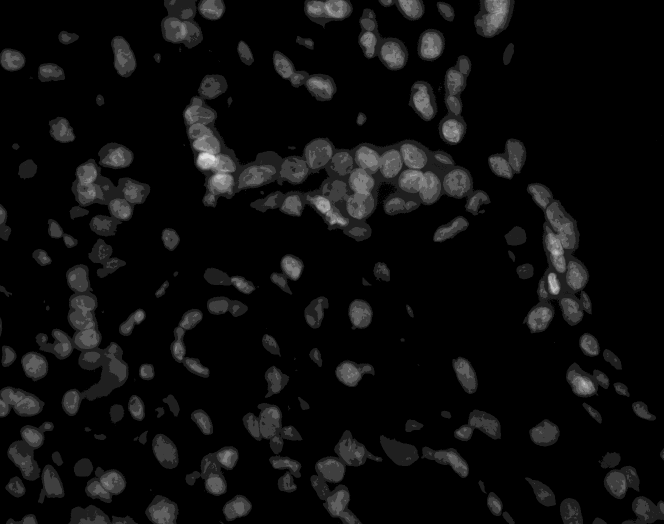
#> input picture sampleImages/A02_Bottom Slide_R_p01_0_A01f00d0.TIF, 1328 x 1048 px, found by its file name (shown at 1/2 size)
$ jupyter execute watershed_wo_localmaxima.ipynb   (shell and % lines are left out)
#> lines starting #> are read from the running program, lines starting #| are printed output that depends on the picture; after the words box and inside, x2 and y2 are one past the last pixel; in counts of white or black regions, pixels touching at a corner belong together
[cell 1]
import cv2 as cv
import numpy as np
import matplotlib as mpl

import matplotlib.pyplot as plt
import matplotlib.colors as cl

from scipy import ndimage
from skimage import measure, color, io
from skimage.segmentation import clear_border

[cell 2]
img = cv.imread('D:/A02.2020-08-27-20-07-49/A02_Bottom Slide_R_p01_0_A01f00d0.TIF', cv.IMREAD_ANYDEPTH)
#> img is the input picture: shape (1048, 1328) uint16; min 97, max 2052, mean 254.1
img = (img/4095)*255
img = np.uint8(img)

ret1, thresh = cv.threshold(img, 0, 255, cv.THRESH_BINARY+cv.THRESH_OTSU)
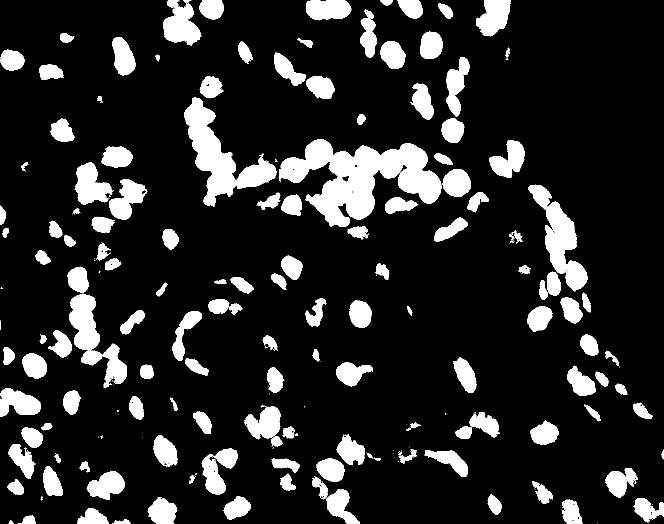
#> thresh: shape (1048, 1328) (shown at 1/2 size); 15.5% white; 247 white regions (104 under 20 px), largest, box (x1, y1, x2, y2) and area: (557, 278, 883, 454) 27366, (368, 195, 553, 413) 13626, (1056, 369, 1175, 583) 9004
#> ret1 = 26

kernel = np.ones((3,3),np.uint8)
# opening = cv.morphologyEx(thresh,cv.MORPH_OPEN,kernel, iterations = 1)
opening = thresh
opening = clear_border(opening) #Remove edge touching grains

sure_bg = cv.dilate(opening,kernel,iterations=10)
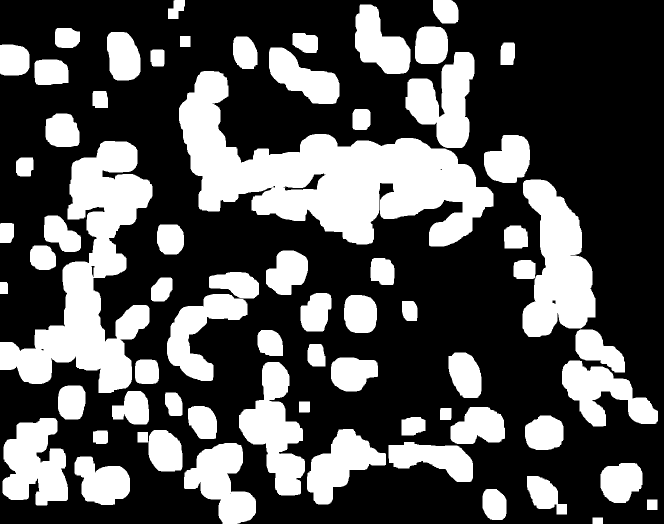
#> sure_bg: shape (1048, 1328) (shown at 1/2 size); 32.7% white; 67 white regions, largest, box (x1, y1, x2, y2) and area: (358, 142, 987, 493) 92919, (0, 282, 305, 786) 59606, (1045, 359, 1191, 674) 28639

[cell 3]
opening = opening.astype('uint8')

# opening = cv.dilate(opening,kernel,iterations=5)
dist = cv.distanceTransform(opening, distanceType=cv.DIST_L2, maskSize=0)

[cell 4]
# [10 lines of commented-out code are left out]

[cell 5]
# ret2, sure_fg = cv.threshold(dist,23,255,0)
dist2 = dist;
ret2, sure_fg = cv.threshold(dist2,3,255,0)
#> sure_fg: shape (1048, 1328) float32; 9.6% white; 138 white regions (24 under 20 px), largest, box (x1, y1, x2, y2) and area: (560, 281, 880, 451) 22910, (371, 198, 550, 409) 11139, (1093, 406, 1172, 579) 6116
sure_fg = np.uint8(sure_fg)

# [4 lines of commented-out code are left out]


sure_bg = np.uint8(sure_bg)

ret3, markers = cv.connectedComponents(sure_fg)
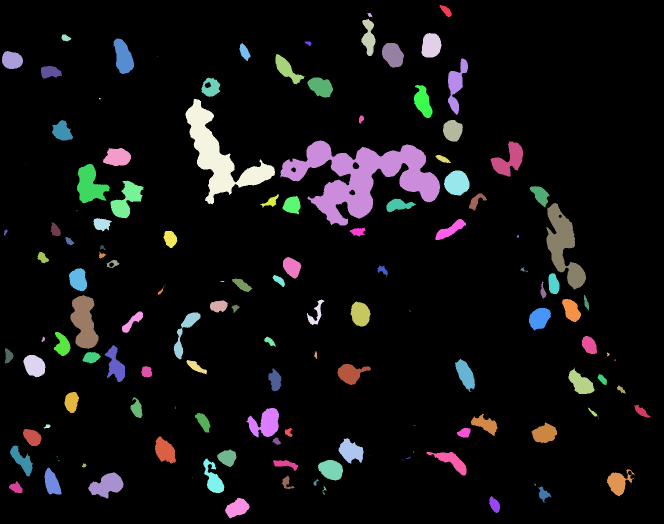
#> markers: shape (1048, 1328) int32 (shown at 1/2 size); 139 distinct labels, from 0 to 138; one colour per label, 0 black
#> ret3 = 139

markers = markers+10
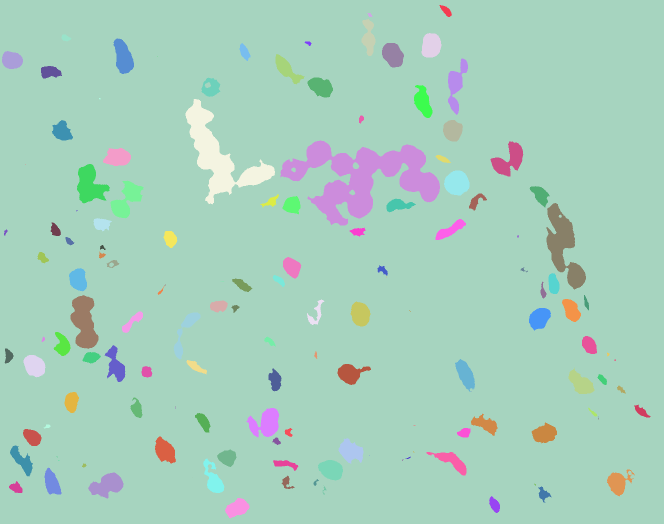
#> markers: shape (1048, 1328) int32 (shown at 1/2 size); 139 distinct labels, from 10 to 148; one colour per label, 0 black

unknown = cv.subtract(sure_bg,sure_fg)
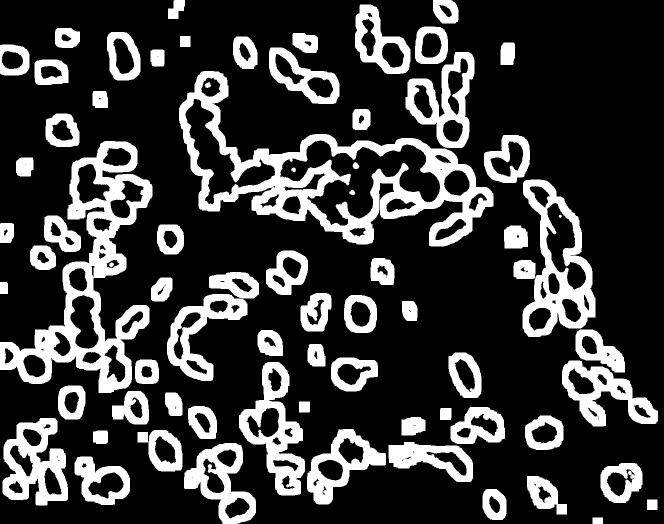
#> unknown: shape (1048, 1328) (shown at 1/2 size); 23% white; 73 white regions, largest, box (x1, y1, x2, y2) and area: (358, 142, 987, 493) 51183, (0, 282, 305, 786) 40747, (1045, 359, 1191, 674) 17944
markers[unknown==255] = 0
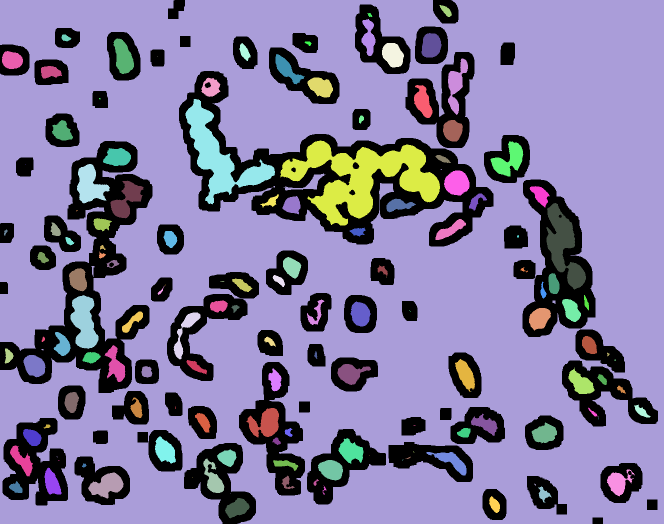
#> markers: shape (1048, 1328) int32 (shown at 1/2 size); 140 distinct labels, from 0 to 148; one colour per label, 0 black

[cell 6]
imgRGB = img
# imgRGB = (imgRGB/4095)*255
# imgRGB = np.uint8(imgRGB)
# imgRGB = np.clip(imgRGB, 0, 255)

imgRGB = cv.cvtColor(imgRGB,cv.COLOR_GRAY2BGR)
# [7 lines of commented-out code are left out]

[cell 7]
# markers = np.int32(markers)

[cell 8]
markers = cv.watershed(imgRGB,markers)
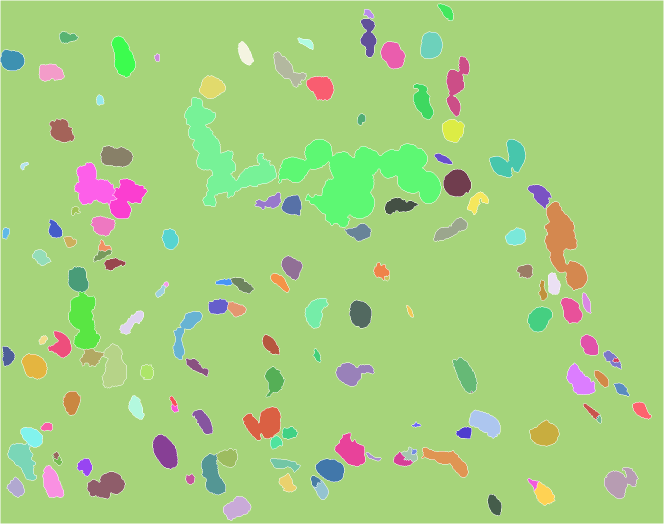
#> markers: shape (1048, 1328) int32 (shown at 1/2 size); 140 distinct labels, from -1 to 148; one colour per label, 0 black, -1 white
imgRGB[markers == -1] = [0,255,255]
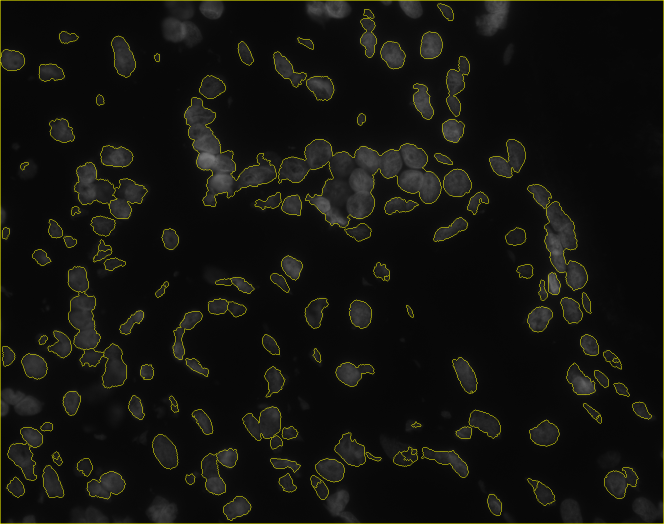
#> imgRGB: shape (1048, 1328, 3) (shown at 1/2 size); mean B, G, R 14.9, 19.2, 19.2

img2 = color.label2rgb(markers, bg_label=0)
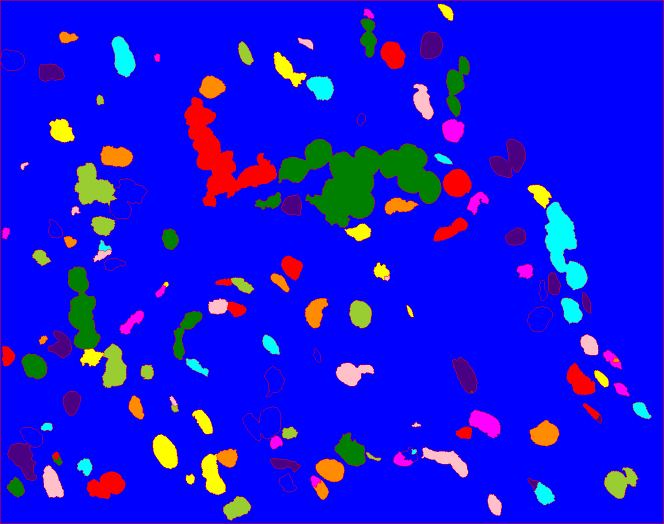
#> img2: shape (1048, 1328, 3) float64 (shown at 1/2 size); mean R, G, B 0.0852, 0.0643, 0.889

[cell 9]
#im = plt.imshow(img, cmap='gray', vmin = 300, vmax = 700)
# plt.colorbar(im)

fig=plt.figure()
fig.add_subplot(2,2,1)
plt.imshow(img, cmap = 'gray')


fig.add_subplot(2,2,2)
plt.imshow(cv.cvtColor(imgRGB,cv.COLOR_BGR2RGB))
# plt.imshow(imgRGB, cmap = 'gray')

fig.add_subplot(2,2,3)
plt.imshow(dist)

fig.add_subplot(2,2,4)
plt.imshow(dist2)
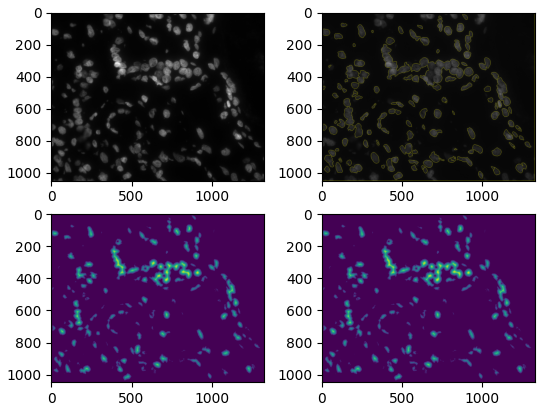
#> figure drawn by matplotlib, 4 panels

[cell 10]
img2.shape
#> Out = (1048, 1328, 3)

$ run again, with sampleImages/A02_Bottom Slide_R_p01_0_A01f00d1.TIF copied over sampleImages/A02_Bottom Slide_R_p01_0_A01f00d0.TIF
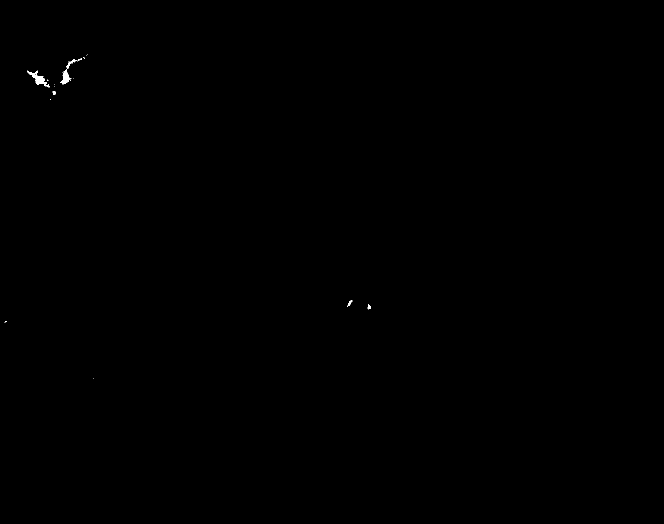
#> input picture sampleImages/A02_Bottom Slide_R_p01_0_A01f00d1.TIF, 1328 x 1048 px, found by its file name (shown at 1/2 size)
#> thresh: shape (1048, 1328); 1.4% white; 315 white regions (286 under 20 px), largest, box (x1, y1, x2, y2) and area: (46, 102, 182, 215) 7483, (140, 716, 249, 814) 5211, (779, 13, 855, 82) 2409
#> ret1 = 7
#> sure_bg: shape (1048, 1328); 5.4% white; 34 white regions, largest, box (x1, y1, x2, y2) and area: (130, 706, 265, 897) 18184, (36, 92, 192, 225) 13259, (767, 0, 880, 95) 8050
#> ret3 = 22
#> unknown: shape (1048, 1328); 4.6% white; 36 white regions, largest, box (x1, y1, x2, y2) and area: (130, 706, 265, 897) 14159, (767, 0, 880, 95) 7231, (36, 92, 192, 225) 7100
#> `markers = cv.watershed(imgRGB,markers)`:
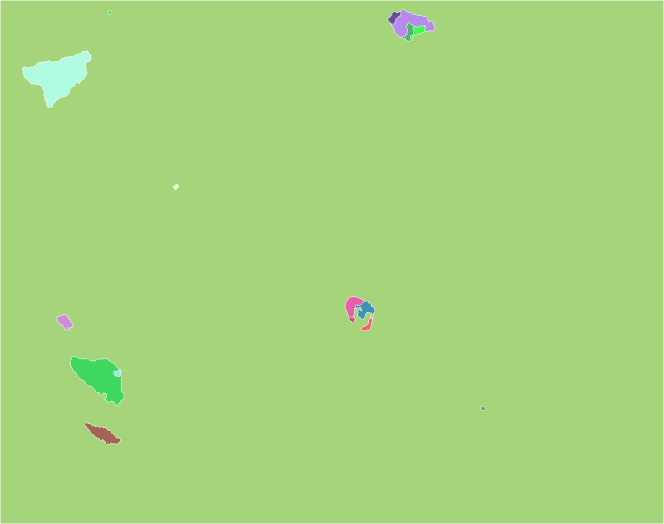
#> markers: shape (1048, 1328) int32 (shown at 1/2 size); 23 distinct labels, from -1 to 31; one colour per label, 0 black, -1 white
#> `[cell 9] #im = plt.imshow(img, cmap='gray', vmin = 300, vmax = 700) # ..`:
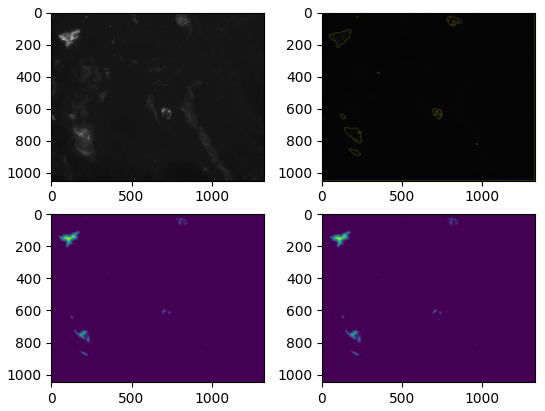
#> figure drawn by matplotlib, 4 panels
